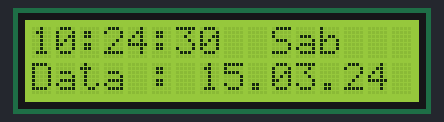
Simulated run of this sketch. Board: Arduino Uno, built with avr-gcc and run on an emulated ATmega328P. Shown: 16×2 character LCD. Wiring (inferred from the names in the program): DS1307 clock at I2C address 0x68. The local clock reads 2024-03-15 10:24:30 at power-on unless the sketch sets it.

Above: at 0.1 s.
At 4.1 s:
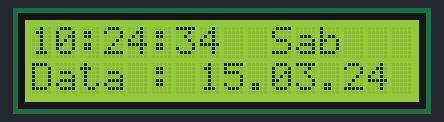
At 9.2 s:
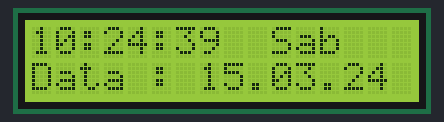
At 19.2 s:
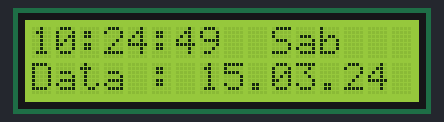
At 28.3 s:
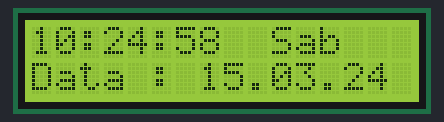
At 38.3 s:
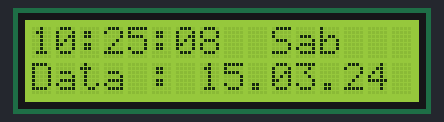

Measured:
- what the display in image 1 shows lasts 1.0 s, from 4.1 s to 5.1 s

The sketch:

ard_RTC.ino
```cpp
// RTC DS1307 with LCD 16x2 sample

// Author: David Coelho
// Last Update: 2016-04-18

#include "Wire.h"
#include <LiquidCrystal.h>

// Init Variables

#define DS1307_ADDRESS 0x68
LiquidCrystal lcd(12, 11, 5, 4, 3, 2);
byte zero = 0x00;

// Program Boot (Initialization)
void setup()
{
 // Define LCD's number of columms and lines
 lcd.begin(16,2);

 // Begin I2C communication
 Wire.begin();

 // Begin Serial communication
 Serial.begin(9600);

 // This can be commented if DS1307 is already set
 //SetDataAndTime();
}

void loop()
{
 showClock();
 delay(1000);
}

// Set Data and Time of DS1307 (just need to use it once per CI)
void SetDataAndTime()
{
 byte segs = 0;       // From 0 to 59
 byte mins = 25;      // From 0 to 59
 byte hrs = 19;       // From 0 to 23
 byte dayOfWeek = 2;  // From 0 to 06 (0 = Sunday)
 byte day = 3;        // From 1 to 31
 byte mes = 5;        // From 1 to 12
 byte ano = 16;       // From 0 to 99

 Wire.beginTransmission(DS1307_ADDRESS);

 // Stop CI so that it can receive data
 Wire.write(zero);

 // Send data to DS1307
 Wire.write(ConverteParaBCD(segs));
 Wire.write(ConverteParaBCD(mins));
 Wire.write(ConverteParaBCD(hrs));
 Wire.write(ConverteParaBCD(dayOfWeek));
 Wire.write(ConverteParaBCD(day));
 Wire.write(ConverteParaBCD(mes));
 Wire.write(ConverteParaBCD(ano));
 Wire.write(zero); //Start no CI
 Wire.endTransmission();
}

// Auxiliary function 01
byte ConverteParaBCD(byte val)
{
 // Converte o número de decimal para BCD
 return ( (val/10*16) + (val%10) );
}

// Auxiliary function 02
byte ConverteparaDecimal(byte val)
{
 // Converte de BCD para decimal
 return ( (val/16*10) + (val%16) );
}

// Get data from DS1307 and show it at LCD
void showClock()
{
 // Stop CI so that it can send data
 Wire.beginTransmission(DS1307_ADDRESS);
 Wire.write(zero);
 Wire.endTransmission();

 // Request bytes from DS1307
 Wire.requestFrom(DS1307_ADDRESS, 7);

 int segs = ConverteparaDecimal(Wire.read());
 int mins = ConverteparaDecimal(Wire.read());
 int hrs = ConverteparaDecimal(Wire.read() & 0b111111);
 int dayOfWeek = ConverteparaDecimal(Wire.read());
 int day = ConverteparaDecimal(Wire.read());
 int mes = ConverteparaDecimal(Wire.read());
 int ano = ConverteparaDecimal(Wire.read());

 // Show current time at LCD
 lcd.setCursor(0, 0);
 if (hrs < 10)
   lcd.print("0");
 lcd.print(hrs);
 lcd.print(":");
 if (mins < 10)
   lcd.print("0");
 lcd.print(mins);
 lcd.print(":");
 if (segs < 10)
   lcd.print("0");
 lcd.print(segs);

 // Show current data at LCD
 lcd.setCursor(0, 1);
 lcd.print("Data : ");
 lcd.setCursor(7,1);
 if (day < 10)
   lcd.print("0");
 lcd.print(day);
 lcd.print(".");
 if (mes < 10)
   lcd.print("0");
 lcd.print(mes);
 lcd.print(".");
 lcd.print(ano);

 // Show day of Week at LCD
 lcd.setCursor(10,0);
 switch(dayOfWeek)
 {
  case 0:
    lcd.print("Dom");
    break;
  case 1:
    lcd.print("Seg");
    break;
  case 2:
    lcd.print("Ter");
    break;
  case 3:
    lcd.print("Qua");
    break;
  case 4:
    lcd.print("Qui");
    break;
  case 5:
    lcd.print("Sex");
    break;
  case 6:
    lcd.print("Sab");
    break;
 }

}
```
